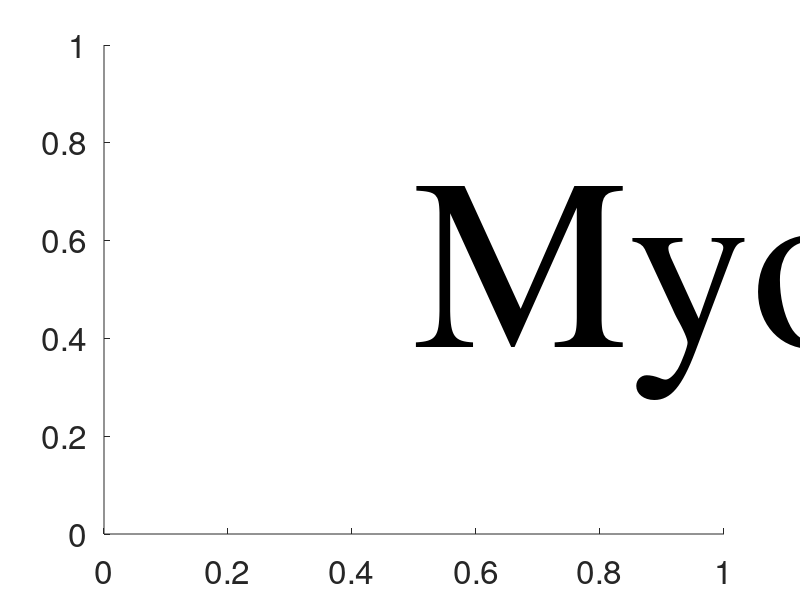

Write MATLAB code to recreate this figure. (Note: this script raises an error after producing the figure.)
set(gcf,'DefaultTextFontSize',175)
set(gcf,'DefaultTextFontName','Times')
set(gcf,'DefaultAxesFontSize',24)
clf
axis([0 1 0 1])
hold on
ht = text(.5, .5, 'Myopia');
plt(.5,.5,'+','MarkerSize',200)
va = {'Bottom';'Baseline';'Middle';'Cap';'Top'};
for this_va = va'
  set(ht,'VerticalAlignment',this_va{1})
  str = ['print -deps ' this_va{1}];
  eval(str)
end

set(ht,'VerticalAlignment','middle')
ha = {'Left';'Center';'Right'};
for this_ha = ha'
  set(ht,'HorizontalAlignment',this_ha{1})
  str = ['print -deps ' this_ha{1}];
  eval(str)
end
